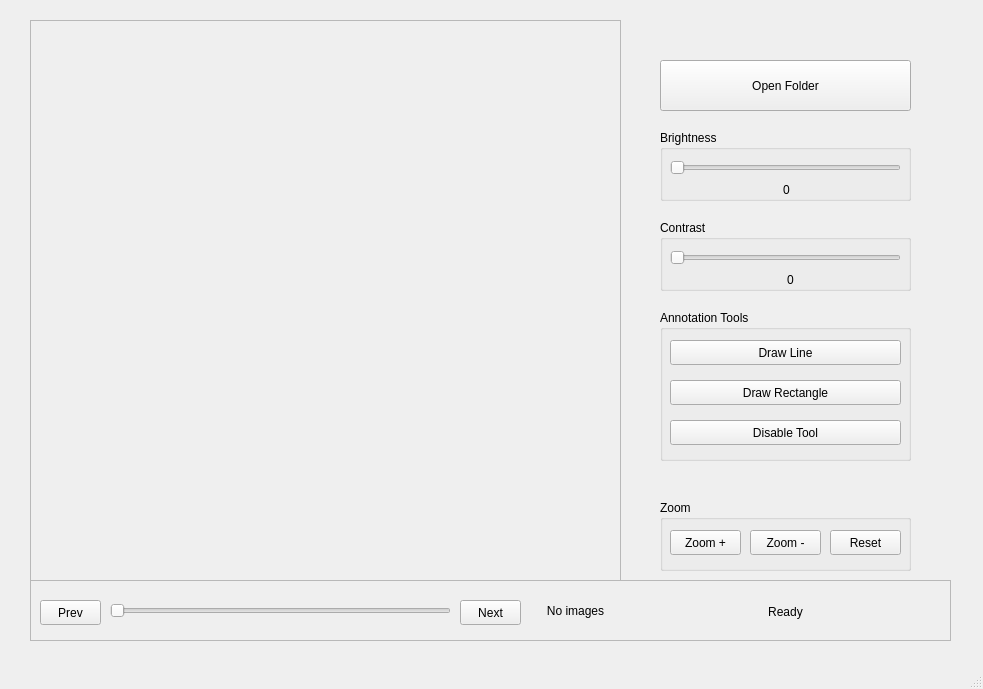
<?xml version="1.0" encoding="UTF-8"?>
<ui version="4.0">
 <class>MainWindow</class>
 <widget class="QMainWindow" name="MainWindow">
  <property name="geometry">
   <rect>
    <x>0</x>
    <y>0</y>
    <width>983</width>
    <height>689</height>
   </rect>
  </property>
  <property name="windowTitle">
   <string>MainWindow</string>
  </property>
  <widget class="QWidget" name="centralwidget">
   <widget class="QFrame" name="viewerFrame">
    <property name="geometry">
     <rect>
      <x>30</x>
      <y>20</y>
      <width>591</width>
      <height>561</height>
     </rect>
    </property>
    <property name="frameShape">
     <enum>QFrame::StyledPanel</enum>
    </property>
    <property name="frameShadow">
     <enum>QFrame::Raised</enum>
    </property>
   </widget>
   <widget class="QWidget" name="controlPanel" native="true">
    <property name="geometry">
     <rect>
      <x>620</x>
      <y>20</y>
      <width>331</width>
      <height>561</height>
     </rect>
    </property>
    <widget class="QPushButton" name="openFolderBtn">
     <property name="geometry">
      <rect>
       <x>40</x>
       <y>40</y>
       <width>251</width>
       <height>51</height>
      </rect>
     </property>
     <property name="text">
      <string>Open Folder</string>
     </property>
    </widget>
    <widget class="QGroupBox" name="brightnessGroup">
     <property name="geometry">
      <rect>
       <x>40</x>
       <y>110</y>
       <width>251</width>
       <height>71</height>
      </rect>
     </property>
     <property name="title">
      <string>Brightness</string>
     </property>
     <widget class="QSlider" name="brightnessSlider">
      <property name="geometry">
       <rect>
        <x>10</x>
        <y>30</y>
        <width>231</width>
        <height>16</height>
       </rect>
      </property>
      <property name="orientation">
       <enum>Qt::Horizontal</enum>
      </property>
     </widget>
     <widget class="QLabel" name="brightnessValueLabel">
      <property name="geometry">
       <rect>
        <x>16</x>
        <y>50</y>
        <width>221</width>
        <height>20</height>
       </rect>
      </property>
      <property name="text">
       <string>0</string>
      </property>
      <property name="alignment">
       <set>Qt::AlignCenter</set>
      </property>
     </widget>
    </widget>
    <widget class="QGroupBox" name="annotationGroup">
     <property name="geometry">
      <rect>
       <x>40</x>
       <y>290</y>
       <width>251</width>
       <height>151</height>
      </rect>
     </property>
     <property name="title">
      <string>Annotation Tools</string>
     </property>
     <widget class="QPushButton" name="lineToolBtn">
      <property name="geometry">
       <rect>
        <x>10</x>
        <y>30</y>
        <width>231</width>
        <height>25</height>
       </rect>
      </property>
      <property name="text">
       <string>Draw Line</string>
      </property>
      <property name="checkable">
       <bool>true</bool>
      </property>
     </widget>
     <widget class="QPushButton" name="rectToolBtn">
      <property name="geometry">
       <rect>
        <x>10</x>
        <y>70</y>
        <width>231</width>
        <height>25</height>
       </rect>
      </property>
      <property name="text">
       <string>Draw Rectangle</string>
      </property>
      <property name="checkable">
       <bool>true</bool>
      </property>
     </widget>
     <widget class="QPushButton" name="disableToolBtn">
      <property name="geometry">
       <rect>
        <x>10</x>
        <y>110</y>
        <width>231</width>
        <height>25</height>
       </rect>
      </property>
      <property name="text">
       <string>Disable Tool</string>
      </property>
     </widget>
    </widget>
    <widget class="QGroupBox" name="contrastGroup">
     <property name="geometry">
      <rect>
       <x>40</x>
       <y>200</y>
       <width>251</width>
       <height>71</height>
      </rect>
     </property>
     <property name="title">
      <string>Contrast</string>
     </property>
     <widget class="QSlider" name="contrastSlider">
      <property name="geometry">
       <rect>
        <x>10</x>
        <y>30</y>
        <width>231</width>
        <height>16</height>
       </rect>
      </property>
      <property name="orientation">
       <enum>Qt::Horizontal</enum>
      </property>
     </widget>
     <widget class="QLabel" name="contrastValueLabel">
      <property name="geometry">
       <rect>
        <x>20</x>
        <y>50</y>
        <width>221</width>
        <height>20</height>
       </rect>
      </property>
      <property name="text">
       <string>0</string>
      </property>
      <property name="alignment">
       <set>Qt::AlignCenter</set>
      </property>
     </widget>
    </widget>
    <widget class="QGroupBox" name="groupBox">
     <property name="geometry">
      <rect>
       <x>40</x>
       <y>480</y>
       <width>251</width>
       <height>71</height>
      </rect>
     </property>
     <property name="title">
      <string>Zoom</string>
     </property>
     <widget class="QPushButton" name="zoomInBtn">
      <property name="geometry">
       <rect>
        <x>10</x>
        <y>30</y>
        <width>71</width>
        <height>25</height>
       </rect>
      </property>
      <property name="text">
       <string>Zoom +</string>
      </property>
     </widget>
     <widget class="QPushButton" name="zoomOutBtn">
      <property name="geometry">
       <rect>
        <x>90</x>
        <y>30</y>
        <width>71</width>
        <height>25</height>
       </rect>
      </property>
      <property name="text">
       <string>Zoom -</string>
      </property>
     </widget>
     <widget class="QPushButton" name="resetViewBtn">
      <property name="geometry">
       <rect>
        <x>170</x>
        <y>30</y>
        <width>71</width>
        <height>25</height>
       </rect>
      </property>
      <property name="text">
       <string>Reset</string>
      </property>
     </widget>
    </widget>
   </widget>
   <widget class="QFrame" name="navBar">
    <property name="geometry">
     <rect>
      <x>30</x>
      <y>580</y>
      <width>921</width>
      <height>61</height>
     </rect>
    </property>
    <property name="frameShape">
     <enum>QFrame::StyledPanel</enum>
    </property>
    <property name="frameShadow">
     <enum>QFrame::Raised</enum>
    </property>
    <widget class="QPushButton" name="prevBtn">
     <property name="geometry">
      <rect>
       <x>10</x>
       <y>20</y>
       <width>61</width>
       <height>25</height>
      </rect>
     </property>
     <property name="text">
      <string>Prev</string>
     </property>
    </widget>
    <widget class="QSlider" name="sliceSlider">
     <property name="geometry">
      <rect>
       <x>80</x>
       <y>20</y>
       <width>341</width>
       <height>21</height>
      </rect>
     </property>
     <property name="orientation">
      <enum>Qt::Horizontal</enum>
     </property>
    </widget>
    <widget class="QLabel" name="sliceLabel">
     <property name="geometry">
      <rect>
       <x>500</x>
       <y>20</y>
       <width>91</width>
       <height>21</height>
      </rect>
     </property>
     <property name="text">
      <string>No images</string>
     </property>
     <property name="alignment">
      <set>Qt::AlignCenter</set>
     </property>
    </widget>
    <widget class="QLabel" name="statusLabel">
     <property name="geometry">
      <rect>
       <x>630</x>
       <y>16</y>
       <width>251</width>
       <height>31</height>
      </rect>
     </property>
     <property name="text">
      <string>Ready</string>
     </property>
     <property name="alignment">
      <set>Qt::AlignCenter</set>
     </property>
     <property name="wordWrap">
      <bool>false</bool>
     </property>
    </widget>
    <widget class="QPushButton" name="nextBtn">
     <property name="geometry">
      <rect>
       <x>430</x>
       <y>20</y>
       <width>61</width>
       <height>25</height>
      </rect>
     </property>
     <property name="text">
      <string>Next</string>
     </property>
    </widget>
   </widget>
  </widget>
  <widget class="QMenuBar" name="menubar">
   <property name="geometry">
    <rect>
     <x>0</x>
     <y>0</y>
     <width>983</width>
     <height>22</height>
    </rect>
   </property>
  </widget>
  <widget class="QStatusBar" name="statusbar"/>
 </widget>
 <resources/>
 <connections/>
</ui>
